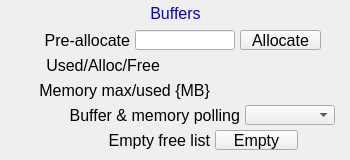
<?xml version="1.0" ?>
<ui version="4.0">
  <class>Dialog</class>
  <widget class="PyDMFrame" name="screen">
    <property name="geometry">
      <rect>
        <x>603</x>
        <y>111</y>
        <width>350</width>
        <height>160</height>
      </rect>
    </property>
    <property name="minimumSize">
      <size>
        <width>350</width>
        <height>160</height>
      </size>
    </property>
    <property name="styleSheet">
      <string notr="true">PyDMFrame#screen {
  color: rgb(0, 0, 0);
  background-color: rgb(187, 187, 187);
  }</string>
    </property>
    <property name="windowTitle">
      <string>ADBuffers</string>
    </property>
    <layout class="QGridLayout" name="gridLayout" columnstretch="10,50,37,26,7,5,25,5,45,5,5,8,7,5,5,9,16,5,5,18,23,4,10,5,10" rowstretch="2,1,20,7,20,5,1,18,1,5,1,18,1,5,20,5,20,10">
      <property name="leftMargin">
        <number>0</number>
      </property>
      <property name="topMargin">
        <number>0</number>
      </property>
      <property name="rightMargin">
        <number>0</number>
      </property>
      <property name="bottomMargin">
        <number>0</number>
      </property>
      <property name="horizontalSpacing">
        <number>0</number>
      </property>
      <property name="verticalSpacing">
        <number>0</number>
      </property>
      <item row="1" column="4" rowspan="2" colspan="8">
        <widget class="PyDMFrame" name="composite">
          <property name="geometry">
            <rect>
              <x>123</x>
              <y>2</y>
              <width>105</width>
              <height>21</height>
            </rect>
          </property>
          <property name="sizePolicy">
            <sizepolicy hsizetype="Ignored" vsizetype="Ignored">
              <horstretch>0</horstretch>
              <verstretch>0</verstretch>
            </sizepolicy>
          </property>
          <layout class="QGridLayout" name="gridLayout_1" columnstretch="105" rowstretch="21">
            <property name="leftMargin">
              <number>0</number>
            </property>
            <property name="topMargin">
              <number>0</number>
            </property>
            <property name="rightMargin">
              <number>0</number>
            </property>
            <property name="bottomMargin">
              <number>0</number>
            </property>
            <property name="horizontalSpacing">
              <number>0</number>
            </property>
            <property name="verticalSpacing">
              <number>0</number>
            </property>
            <item row="0" column="0">
              <widget class="PyDMDrawingRectangle" name="rectangle">
                <property name="geometry">
                  <rect>
                    <x>0</x>
                    <y>0</y>
                    <width>105</width>
                    <height>21</height>
                  </rect>
                </property>
                <property name="sizePolicy">
                  <sizepolicy hsizetype="Ignored" vsizetype="Ignored">
                    <horstretch>0</horstretch>
                    <verstretch>0</verstretch>
                  </sizepolicy>
                </property>
                <property name="brush" stdset="0">
                  <brush brushstyle="SolidPattern">
                    <color alpha="255">
                      <red>218</red>
                      <green>218</green>
                      <blue>218</blue>
                    </color>
                  </brush>
                </property>
                <property name="penStyle" stdset="0">
                  <enum>Qt::SolidLine</enum>
                </property>
                <property name="penColor" stdset="0">
                  <color>
                    <red>218</red>
                    <green>218</green>
                    <blue>218</blue>
                  </color>
                </property>
                <property name="penWidth" stdset="0">
                  <double>0</double>
                </property>
                <property name="penCapStyle" stdset="0">
                  <enum>Qt::FlatCap</enum>
                </property>
                <property name="toolTip">
                  <string>rectangle</string>
                </property>
              </widget>
            </item>
          </layout>
        </widget>
      </item>
      <item row="2" column="3" colspan="13">
        <widget class="QLabel" name="text">
          <property name="geometry">
            <rect>
              <x>97</x>
              <y>3</y>
              <width>157</width>
              <height>20</height>
            </rect>
          </property>
          <property name="sizePolicy">
            <sizepolicy hsizetype="Ignored" vsizetype="Ignored">
              <horstretch>0</horstretch>
              <verstretch>0</verstretch>
            </sizepolicy>
          </property>
          <property name="text">
            <string>Buffers</string>
          </property>
          <property name="font">
            <font>
              <pointsize>12</pointsize>
            </font>
          </property>
          <property name="brush" stdset="0">
            <brush brushstyle="SolidPattern">
              <color alpha="255">
                <red>10</red>
                <green>0</green>
                <blue>184</blue>
              </color>
            </brush>
          </property>
          <property name="toolTip">
            <string>text</string>
          </property>
          <property name="alignment">
            <set>Qt::AlignCenter</set>
          </property>
          <property name="styleSheet">
            <string notr="true">QLabel#text {
  color: rgb(10, 0, 184);
  }</string>
          </property>
        </widget>
      </item>
      <item row="4" column="1" colspan="4">
        <widget class="QLabel" name="text_1">
          <property name="geometry">
            <rect>
              <x>10</x>
              <y>30</y>
              <width>120</width>
              <height>20</height>
            </rect>
          </property>
          <property name="sizePolicy">
            <sizepolicy hsizetype="Ignored" vsizetype="Ignored">
              <horstretch>0</horstretch>
              <verstretch>0</verstretch>
            </sizepolicy>
          </property>
          <property name="text">
            <string>Pre-allocate</string>
          </property>
          <property name="font">
            <font>
              <pointsize>12</pointsize>
            </font>
          </property>
          <property name="brush" stdset="0">
            <brush brushstyle="SolidPattern">
              <color alpha="255">
                <red>0</red>
                <green>0</green>
                <blue>0</blue>
              </color>
            </brush>
          </property>
          <property name="toolTip">
            <string>text_1</string>
          </property>
          <property name="alignment">
            <set>Qt::AlignRight|Qt::AlignTrailing|Qt::AlignVCenter</set>
          </property>
          <property name="styleSheet">
            <string notr="true">QLabel#text_1 {
  color: rgb(0, 0, 0);
  }</string>
          </property>
        </widget>
      </item>
      <item row="7" column="8" colspan="2">
        <widget class="PyDMLabel" name="text_update">
          <property name="geometry">
            <rect>
              <x>165</x>
              <y>56</y>
              <width>50</width>
              <height>18</height>
            </rect>
          </property>
          <property name="sizePolicy">
            <sizepolicy hsizetype="Ignored" vsizetype="Ignored">
              <horstretch>0</horstretch>
              <verstretch>0</verstretch>
            </sizepolicy>
          </property>
          <property name="toolTip">
            <string>PV: ${P}${R}PoolUsedBuffers</string>
          </property>
          <property name="channel" stdset="0">
            <string>ca://${P}${R}PoolUsedBuffers</string>
          </property>
          <property name="font">
            <font>
              <pointsize>10</pointsize>
            </font>
          </property>
          <property name="alignment">
            <set>Qt::AlignRight|Qt::AlignTrailing|Qt::AlignVCenter</set>
          </property>
          <property name="textInteractionFlags">
            <set>Qt::TextSelectableByKeyboard|Qt::TextSelectableByMouse</set>
          </property>
          <property name="styleSheet">
            <string notr="true">PyDMLabel#text_update {
  color: rgb(10, 0, 184);
  background-color: rgb(187, 187, 187);
  }</string>
          </property>
        </widget>
      </item>
      <item row="6" column="1" rowspan="3" colspan="6">
        <widget class="QLabel" name="text_2">
          <property name="geometry">
            <rect>
              <x>10</x>
              <y>55</y>
              <width>150</width>
              <height>20</height>
            </rect>
          </property>
          <property name="sizePolicy">
            <sizepolicy hsizetype="Ignored" vsizetype="Ignored">
              <horstretch>0</horstretch>
              <verstretch>0</verstretch>
            </sizepolicy>
          </property>
          <property name="text">
            <string>Used/Alloc/Free</string>
          </property>
          <property name="font">
            <font>
              <pointsize>12</pointsize>
            </font>
          </property>
          <property name="brush" stdset="0">
            <brush brushstyle="SolidPattern">
              <color alpha="255">
                <red>0</red>
                <green>0</green>
                <blue>0</blue>
              </color>
            </brush>
          </property>
          <property name="toolTip">
            <string>text_2</string>
          </property>
          <property name="alignment">
            <set>Qt::AlignRight|Qt::AlignTrailing|Qt::AlignVCenter</set>
          </property>
          <property name="styleSheet">
            <string notr="true">QLabel#text_2 {
  color: rgb(0, 0, 0);
  }</string>
          </property>
        </widget>
      </item>
      <item row="7" column="11" colspan="6">
        <widget class="PyDMLabel" name="text_update_1">
          <property name="geometry">
            <rect>
              <x>220</x>
              <y>56</y>
              <width>50</width>
              <height>18</height>
            </rect>
          </property>
          <property name="sizePolicy">
            <sizepolicy hsizetype="Ignored" vsizetype="Ignored">
              <horstretch>0</horstretch>
              <verstretch>0</verstretch>
            </sizepolicy>
          </property>
          <property name="toolTip">
            <string>PV: ${P}${R}PoolAllocBuffers</string>
          </property>
          <property name="channel" stdset="0">
            <string>ca://${P}${R}PoolAllocBuffers</string>
          </property>
          <property name="font">
            <font>
              <pointsize>10</pointsize>
            </font>
          </property>
          <property name="alignment">
            <set>Qt::AlignRight|Qt::AlignTrailing|Qt::AlignVCenter</set>
          </property>
          <property name="textInteractionFlags">
            <set>Qt::TextSelectableByKeyboard|Qt::TextSelectableByMouse</set>
          </property>
          <property name="styleSheet">
            <string notr="true">PyDMLabel#text_update_1 {
  color: rgb(10, 0, 184);
  background-color: rgb(187, 187, 187);
  }</string>
          </property>
        </widget>
      </item>
      <item row="7" column="18" colspan="4">
        <widget class="PyDMLabel" name="text_update_2">
          <property name="geometry">
            <rect>
              <x>275</x>
              <y>56</y>
              <width>50</width>
              <height>18</height>
            </rect>
          </property>
          <property name="sizePolicy">
            <sizepolicy hsizetype="Ignored" vsizetype="Ignored">
              <horstretch>0</horstretch>
              <verstretch>0</verstretch>
            </sizepolicy>
          </property>
          <property name="toolTip">
            <string>PV: ${P}${R}PoolFreeBuffers</string>
          </property>
          <property name="channel" stdset="0">
            <string>ca://${P}${R}PoolFreeBuffers</string>
          </property>
          <property name="font">
            <font>
              <pointsize>10</pointsize>
            </font>
          </property>
          <property name="alignment">
            <set>Qt::AlignRight|Qt::AlignTrailing|Qt::AlignVCenter</set>
          </property>
          <property name="textInteractionFlags">
            <set>Qt::TextSelectableByKeyboard|Qt::TextSelectableByMouse</set>
          </property>
          <property name="styleSheet">
            <string notr="true">PyDMLabel#text_update_2 {
  color: rgb(10, 0, 184);
  background-color: rgb(187, 187, 187);
  }</string>
          </property>
        </widget>
      </item>
      <item row="0" column="0" rowspan="18" colspan="25">
        <widget class="PyDMDrawingRectangle" name="rectangle_1">
          <property name="geometry">
            <rect>
              <x>0</x>
              <y>0</y>
              <width>350</width>
              <height>160</height>
            </rect>
          </property>
          <property name="sizePolicy">
            <sizepolicy hsizetype="Ignored" vsizetype="Ignored">
              <horstretch>0</horstretch>
              <verstretch>0</verstretch>
            </sizepolicy>
          </property>
          <property name="brush" stdset="0">
            <brush brushstyle="NoBrush">
              <color alpha="255">
                <red>0</red>
                <green>0</green>
                <blue>0</blue>
              </color>
            </brush>
          </property>
          <property name="penStyle" stdset="0">
            <enum>Qt::SolidLine</enum>
          </property>
          <property name="penColor" stdset="0">
            <color>
              <red>0</red>
              <green>0</green>
              <blue>0</blue>
            </color>
          </property>
          <property name="penWidth" stdset="0">
            <double>1</double>
          </property>
          <property name="penCapStyle" stdset="0">
            <enum>Qt::FlatCap</enum>
          </property>
          <property name="toolTip">
            <string>rectangle_1</string>
          </property>
        </widget>
      </item>
      <item row="14" column="15" colspan="8">
        <widget class="PyDMEnumComboBox" name="menu">
          <property name="geometry">
            <rect>
              <x>245</x>
              <y>105</y>
              <width>90</width>
              <height>20</height>
            </rect>
          </property>
          <property name="sizePolicy">
            <sizepolicy hsizetype="Ignored" vsizetype="Ignored">
              <horstretch>0</horstretch>
              <verstretch>0</verstretch>
            </sizepolicy>
          </property>
          <property name="toolTip">
            <string>${P}${R}PoolPollStats.SCAN</string>
          </property>
          <property name="channel" stdset="0">
            <string>ca://${P}${R}PoolPollStats.SCAN</string>
          </property>
          <property name="font">
            <font>
              <pointsize>12</pointsize>
            </font>
          </property>
          <property name="styleSheet">
            <string notr="true">PyDMEnumComboBox#menu {
  color: rgb(0, 0, 0);
  background-color: rgb(115, 223, 255);
  }</string>
          </property>
        </widget>
      </item>
      <item row="14" column="1" colspan="13">
        <widget class="QLabel" name="text_3">
          <property name="geometry">
            <rect>
              <x>10</x>
              <y>105</y>
              <width>230</width>
              <height>20</height>
            </rect>
          </property>
          <property name="sizePolicy">
            <sizepolicy hsizetype="Ignored" vsizetype="Ignored">
              <horstretch>0</horstretch>
              <verstretch>0</verstretch>
            </sizepolicy>
          </property>
          <property name="text">
            <string>Buffer &amp; memory polling</string>
          </property>
          <property name="font">
            <font>
              <pointsize>12</pointsize>
            </font>
          </property>
          <property name="brush" stdset="0">
            <brush brushstyle="SolidPattern">
              <color alpha="255">
                <red>0</red>
                <green>0</green>
                <blue>0</blue>
              </color>
            </brush>
          </property>
          <property name="toolTip">
            <string>text_3</string>
          </property>
          <property name="alignment">
            <set>Qt::AlignRight|Qt::AlignTrailing|Qt::AlignVCenter</set>
          </property>
          <property name="styleSheet">
            <string notr="true">QLabel#text_3 {
  color: rgb(0, 0, 0);
  }</string>
          </property>
        </widget>
      </item>
      <item row="11" column="10" colspan="8">
        <widget class="PyDMLabel" name="text_update_3">
          <property name="geometry">
            <rect>
              <x>215</x>
              <y>81</y>
              <width>60</width>
              <height>18</height>
            </rect>
          </property>
          <property name="sizePolicy">
            <sizepolicy hsizetype="Ignored" vsizetype="Ignored">
              <horstretch>0</horstretch>
              <verstretch>0</verstretch>
            </sizepolicy>
          </property>
          <property name="toolTip">
            <string>PV: ${P}${R}PoolMaxMem</string>
          </property>
          <property name="channel" stdset="0">
            <string>ca://${P}${R}PoolMaxMem</string>
          </property>
          <property name="font">
            <font>
              <pointsize>10</pointsize>
            </font>
          </property>
          <property name="alignment">
            <set>Qt::AlignRight|Qt::AlignTrailing|Qt::AlignVCenter</set>
          </property>
          <property name="textInteractionFlags">
            <set>Qt::TextSelectableByKeyboard|Qt::TextSelectableByMouse</set>
          </property>
          <property name="styleSheet">
            <string notr="true">PyDMLabel#text_update_3 {
  color: rgb(10, 0, 184);
  background-color: rgb(187, 187, 187);
  }</string>
          </property>
        </widget>
      </item>
      <item row="11" column="19" colspan="5">
        <widget class="PyDMLabel" name="text_update_4">
          <property name="geometry">
            <rect>
              <x>280</x>
              <y>81</y>
              <width>60</width>
              <height>18</height>
            </rect>
          </property>
          <property name="sizePolicy">
            <sizepolicy hsizetype="Ignored" vsizetype="Ignored">
              <horstretch>0</horstretch>
              <verstretch>0</verstretch>
            </sizepolicy>
          </property>
          <property name="toolTip">
            <string>PV: ${P}${R}PoolUsedMem</string>
          </property>
          <property name="channel" stdset="0">
            <string>ca://${P}${R}PoolUsedMem</string>
          </property>
          <property name="font">
            <font>
              <pointsize>10</pointsize>
            </font>
          </property>
          <property name="alignment">
            <set>Qt::AlignRight|Qt::AlignTrailing|Qt::AlignVCenter</set>
          </property>
          <property name="textInteractionFlags">
            <set>Qt::TextSelectableByKeyboard|Qt::TextSelectableByMouse</set>
          </property>
          <property name="styleSheet">
            <string notr="true">PyDMLabel#text_update_4 {
  color: rgb(10, 0, 184);
  background-color: rgb(187, 187, 187);
  }</string>
          </property>
        </widget>
      </item>
      <item row="10" column="1" rowspan="3" colspan="8">
        <widget class="QLabel" name="text_4">
          <property name="geometry">
            <rect>
              <x>10</x>
              <y>80</y>
              <width>200</width>
              <height>20</height>
            </rect>
          </property>
          <property name="sizePolicy">
            <sizepolicy hsizetype="Ignored" vsizetype="Ignored">
              <horstretch>0</horstretch>
              <verstretch>0</verstretch>
            </sizepolicy>
          </property>
          <property name="text">
            <string>Memory max/used {MB}</string>
          </property>
          <property name="font">
            <font>
              <pointsize>12</pointsize>
            </font>
          </property>
          <property name="brush" stdset="0">
            <brush brushstyle="SolidPattern">
              <color alpha="255">
                <red>0</red>
                <green>0</green>
                <blue>0</blue>
              </color>
            </brush>
          </property>
          <property name="toolTip">
            <string>text_4</string>
          </property>
          <property name="alignment">
            <set>Qt::AlignRight|Qt::AlignTrailing|Qt::AlignVCenter</set>
          </property>
          <property name="styleSheet">
            <string notr="true">QLabel#text_4 {
  color: rgb(0, 0, 0);
  }</string>
          </property>
        </widget>
      </item>
      <item row="16" column="2" colspan="7">
        <widget class="QLabel" name="text_5">
          <property name="geometry">
            <rect>
              <x>60</x>
              <y>130</y>
              <width>150</width>
              <height>20</height>
            </rect>
          </property>
          <property name="sizePolicy">
            <sizepolicy hsizetype="Ignored" vsizetype="Ignored">
              <horstretch>0</horstretch>
              <verstretch>0</verstretch>
            </sizepolicy>
          </property>
          <property name="text">
            <string>Empty free list</string>
          </property>
          <property name="font">
            <font>
              <pointsize>12</pointsize>
            </font>
          </property>
          <property name="brush" stdset="0">
            <brush brushstyle="SolidPattern">
              <color alpha="255">
                <red>0</red>
                <green>0</green>
                <blue>0</blue>
              </color>
            </brush>
          </property>
          <property name="toolTip">
            <string>text_5</string>
          </property>
          <property name="alignment">
            <set>Qt::AlignRight|Qt::AlignTrailing|Qt::AlignVCenter</set>
          </property>
          <property name="styleSheet">
            <string notr="true">QLabel#text_5 {
  color: rgb(0, 0, 0);
  }</string>
          </property>
        </widget>
      </item>
      <item row="16" column="10" colspan="10">
        <widget class="PyDMPushButton" name="message_button">
          <property name="geometry">
            <rect>
              <x>215</x>
              <y>130</y>
              <width>83</width>
              <height>20</height>
            </rect>
          </property>
          <property name="sizePolicy">
            <sizepolicy hsizetype="Ignored" vsizetype="Ignored">
              <horstretch>0</horstretch>
              <verstretch>0</verstretch>
            </sizepolicy>
          </property>
          <property name="text">
            <string>Empty</string>
          </property>
          <property name="font">
            <font>
              <pointsize>12</pointsize>
            </font>
          </property>
          <property name="toolTip">
            <string>${P}${R}EmptyFreeList</string>
          </property>
          <property name="channel" stdset="0">
            <string>ca://${P}${R}EmptyFreeList</string>
          </property>
          <property name="pressValue" stdset="0">
            <string>1</string>
          </property>
          <property name="styleSheet">
            <string notr="true">PyDMPushButton#message_button {
  color: rgb(0, 0, 0);
  background-color: rgb(115, 223, 255);
  }</string>
          </property>
        </widget>
      </item>
      <item row="4" column="6" colspan="7">
        <widget class="PyDMLineEdit" name="text_entry">
          <property name="geometry">
            <rect>
              <x>135</x>
              <y>30</y>
              <width>100</width>
              <height>20</height>
            </rect>
          </property>
          <property name="sizePolicy">
            <sizepolicy hsizetype="Ignored" vsizetype="Ignored">
              <horstretch>0</horstretch>
              <verstretch>0</verstretch>
            </sizepolicy>
          </property>
          <property name="channel" stdset="0">
            <string>ca://${P}${R}NumPreAllocBuffers</string>
          </property>
          <property name="toolTip">
            <string>${P}${R}NumPreAllocBuffers</string>
          </property>
          <property name="font">
            <font>
              <pointsize>12</pointsize>
            </font>
          </property>
          <property name="styleSheet">
            <string notr="true">PyDMLineEdit#text_entry {
  color: rgb(0, 0, 0);
  background-color: rgb(115, 223, 255);
  border: 1px solid black;
  margin: 0px;
  padding: 0px;
  spacing: 0px;
  }</string>
          </property>
        </widget>
      </item>
      <item row="4" column="14" colspan="7">
        <widget class="PyDMPushButton" name="message_button_1">
          <property name="geometry">
            <rect>
              <x>240</x>
              <y>30</y>
              <width>81</width>
              <height>20</height>
            </rect>
          </property>
          <property name="sizePolicy">
            <sizepolicy hsizetype="Ignored" vsizetype="Ignored">
              <horstretch>0</horstretch>
              <verstretch>0</verstretch>
            </sizepolicy>
          </property>
          <property name="text">
            <string>Allocate</string>
          </property>
          <property name="font">
            <font>
              <pointsize>12</pointsize>
            </font>
          </property>
          <property name="toolTip">
            <string>${P}${R}PreAllocBuffers</string>
          </property>
          <property name="channel" stdset="0">
            <string>ca://${P}${R}PreAllocBuffers</string>
          </property>
          <property name="pressValue" stdset="0">
            <string>1</string>
          </property>
          <property name="styleSheet">
            <string notr="true">PyDMPushButton#message_button_1 {
  color: rgb(0, 0, 0);
  background-color: rgb(115, 223, 255);
  }</string>
          </property>
        </widget>
      </item>
    </layout>
    <zorder>rectangle</zorder>
    <zorder>composite</zorder>
    <zorder>text</zorder>
    <zorder>text_1</zorder>
    <zorder>text_update</zorder>
    <zorder>text_2</zorder>
    <zorder>text_update_1</zorder>
    <zorder>text_update_2</zorder>
    <zorder>rectangle_1</zorder>
    <zorder>menu</zorder>
    <zorder>text_3</zorder>
    <zorder>text_update_3</zorder>
    <zorder>text_update_4</zorder>
    <zorder>text_4</zorder>
    <zorder>text_5</zorder>
    <zorder>message_button</zorder>
    <zorder>text_entry</zorder>
    <zorder>message_button_1</zorder>
  </widget>
  <customwidgets>
    <customwidget>
      <class>PyDMFrame</class>
      <extends>QFrame</extends>
      <header>pydm.widgets.frame</header>
    </customwidget>
    <customwidget>
      <class>PyDMDrawingRectangle</class>
      <extends>QWidget</extends>
      <header>pydm.widgets.drawing</header>
    </customwidget>
    <customwidget>
      <class>PyDMLabel</class>
      <extends>QLabel</extends>
      <header>pydm.widgets.label</header>
    </customwidget>
    <customwidget>
      <class>PyDMEnumComboBox</class>
      <extends>QComboBox</extends>
      <header>pydm.widgets.enum_combo_box</header>
    </customwidget>
    <customwidget>
      <class>PyDMPushButton</class>
      <extends>QPushButton</extends>
      <header>pydm.widgets.pushbutton</header>
    </customwidget>
    <customwidget>
      <class>PyDMLineEdit</class>
      <extends>QLineEdit</extends>
      <header>pydm.widgets.line_edit</header>
    </customwidget>
  </customwidgets>
</ui>
